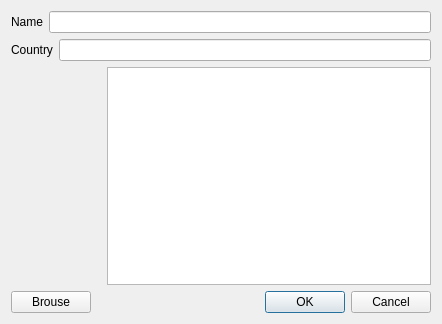
<?xml version="1.0" encoding="UTF-8"?>
<ui version="4.0">
 <class>ArtistDialog</class>
 <widget class="QDialog" name="ArtistDialog">
  <property name="geometry">
   <rect>
    <x>0</x>
    <y>0</y>
    <width>442</width>
    <height>324</height>
   </rect>
  </property>
  <property name="windowTitle">
   <string>Dialog</string>
  </property>
  <layout class="QVBoxLayout" name="verticalLayout">
   <item>
    <layout class="QHBoxLayout" name="horizontalLayout_2">
     <item>
      <widget class="QLabel" name="n_label">
       <property name="text">
        <string>Name</string>
       </property>
      </widget>
     </item>
     <item>
      <widget class="QLineEdit" name="n_line_edit"/>
     </item>
    </layout>
   </item>
   <item>
    <layout class="QHBoxLayout" name="horizontalLayout_3">
     <item>
      <widget class="QLabel" name="c_label">
       <property name="text">
        <string>Country</string>
       </property>
      </widget>
     </item>
     <item>
      <widget class="QLineEdit" name="c_line_edit"/>
     </item>
    </layout>
   </item>
   <item>
    <layout class="QHBoxLayout" name="horizontalLayout_5">
     <item>
      <widget class="QLabel" name="img_label">
       <property name="minimumSize">
        <size>
         <width>90</width>
         <height>0</height>
        </size>
       </property>
       <property name="text">
        <string/>
       </property>
      </widget>
     </item>
     <item>
      <widget class="QPlainTextEdit" name="comment"/>
     </item>
    </layout>
   </item>
   <item>
    <layout class="QHBoxLayout" name="horizontalLayout_4">
     <item>
      <widget class="QPushButton" name="brouse_button">
       <property name="text">
        <string>Brouse</string>
       </property>
      </widget>
     </item>
     <item>
      <spacer name="horizontalSpacer">
       <property name="orientation">
        <enum>Qt::Horizontal</enum>
       </property>
       <property name="sizeHint" stdset="0">
        <size>
         <width>58</width>
         <height>20</height>
        </size>
       </property>
      </spacer>
     </item>
     <item>
      <widget class="QDialogButtonBox" name="buttonBox">
       <property name="orientation">
        <enum>Qt::Horizontal</enum>
       </property>
       <property name="standardButtons">
        <set>QDialogButtonBox::Cancel|QDialogButtonBox::Ok</set>
       </property>
      </widget>
     </item>
    </layout>
   </item>
  </layout>
  <zorder></zorder>
 </widget>
 <resources/>
 <connections>
  <connection>
   <sender>buttonBox</sender>
   <signal>accepted()</signal>
   <receiver>ArtistDialog</receiver>
   <slot>accept()</slot>
   <hints>
    <hint type="sourcelabel">
     <x>389</x>
     <y>282</y>
    </hint>
    <hint type="destinationlabel">
     <x>157</x>
     <y>274</y>
    </hint>
   </hints>
  </connection>
  <connection>
   <sender>buttonBox</sender>
   <signal>rejected()</signal>
   <receiver>ArtistDialog</receiver>
   <slot>reject()</slot>
   <hints>
    <hint type="sourcelabel">
     <x>389</x>
     <y>288</y>
    </hint>
    <hint type="destinationlabel">
     <x>286</x>
     <y>274</y>
    </hint>
   </hints>
  </connection>
 </connections>
</ui>
